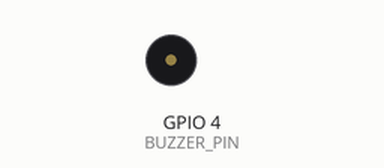
Bench run of a sketch on a simulated ESP32. Parts: buzzer (waves = sounding). What the sketch prints to the serial monitor is not drawn.

Above: at 0.0 s.
At 24.2 s:
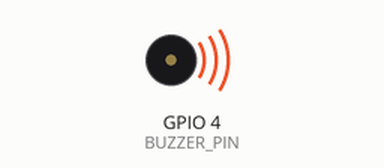
Timing chart, 0 to 26.1 s (numbered marks = the images above):
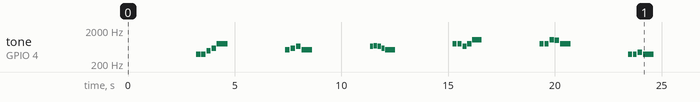

The sketch:

melody_compare.ino
```cpp
/*
  D 完成音 melody 候选对比 sketch（中国人熟悉版）
  =============================================
  烧上去后会依次播放 6 个中国人耳熟能详的旋律开头，每个之间间隔 2 秒。
  串口监视器（115200）同步显示当前在播哪个候选。
  听完告诉我你喜欢哪个编号 → 我换回 claude_status.ino 用那个版本。
  想重新听一遍按板子 RESET。

  接线：蜂鸣器 I/O → GP4，VCC → 3.3V，GND → GND（不变）
*/

#define BUZZER_PIN 4

const int DUTY = 6;

struct Note {
  uint16_t freq;
  uint16_t dur_ms;
  uint16_t gap_ms;
};

// ============ 6 个中国人熟悉的旋律候选 ============

// A. CCTV 新闻联播片头主题（"嗒嗒~ 嗒嗒~"）
//    G G B D5 G5 — 庄重经典，国内 100% 识别度
const Note A[] = {
  {392, 200, 40},   // G4 sol
  {392, 200, 40},   // G4 sol
  {494, 200, 40},   // B4 si
  {587, 200, 40},   // D5 re
  {784, 500, 0},    // G5 高 sol 长尾
};

// B. 两只老虎前 4 音（"两只老虎"）
//    do re mi do — 童谣最经典开头
const Note B[] = {
  {523, 220, 40},   // C5 do
  {587, 220, 40},   // D5 re
  {659, 220, 40},   // E5 mi
  {523, 500, 0},    // C5 do 长尾
};

// C. 天空之城主旋律开头（宫崎骏《天空之城》久石让）
//    mi fa mi re do — 5 音温柔下行
const Note C[] = {
  {659, 150, 30},   // E5 mi
  {698, 150, 30},   // F5 fa
  {659, 150, 30},   // E5 mi
  {587, 150, 30},   // D5 re
  {523, 450, 0},    // C5 do 长尾
};

// D. 西游记片头"登登登"（《敢问路在何方》前奏）
//    sol sol mi sol do↑ — 经典激昂上行
const Note D[] = {
  {784, 200, 30},   // G5 sol
  {784, 200, 30},   // G5 sol
  {659, 200, 30},   // E5 mi
  {784, 200, 30},   // G5 sol
  {1047, 450, 0},   // C6 do↑ 长尾
};

// E. 春节序曲开头（《春节序曲》李焕之）
//    sol sol do↑ si sol — 喜庆春节感
const Note E[] = {
  {784, 200, 40},   // G5 sol
  {784, 200, 40},   // G5 sol
  {1047, 200, 40},  // C6 do↑
  {988, 200, 40},   // B5 si
  {784, 500, 0},    // G5 sol 长尾
};

// F. 生日歌开头 4 音（"祝你 生日 快乐"）
//    sol sol la sol — 全球但中国也耳熟
const Note F[] = {
  {392, 180, 40},   // G4 sol
  {392, 180, 40},   // G4 sol
  {440, 220, 40},   // A4 la
  {392, 500, 0},    // G4 sol 长尾
};

struct Candidate {
  const char* name;
  const Note* notes;
  int count;
};

const Candidate CANDIDATES[] = {
  {"A. CCTV 新闻联播片头（庄重经典）",        A, sizeof(A)/sizeof(Note)},
  {"B. 两只老虎前 4 音（童谣 do-re-mi-do）",   B, sizeof(B)/sizeof(Note)},
  {"C. 天空之城开头（温柔下行 5 音）",         C, sizeof(C)/sizeof(Note)},
  {"D. 西游记片头·登登登（激昂上行）",         D, sizeof(D)/sizeof(Note)},
  {"E. 春节序曲开头（喜庆春节感）",            E, sizeof(E)/sizeof(Note)},
  {"F. 生日歌开头·祝你生日（祝福感）",         F, sizeof(F)/sizeof(Note)},
};

// ============ 蜂鸣器控制 ============

void buzzerOff() {
  ledcDetach(BUZZER_PIN);
  pinMode(BUZZER_PIN, OUTPUT);
  digitalWrite(BUZZER_PIN, HIGH);
}

void playNote(int freq, int dur_ms, int gap_ms) {
  if (freq > 0) {
    ledcAttach(BUZZER_PIN, freq, 8);
    ledcWrite(BUZZER_PIN, DUTY);
  }
  delay(dur_ms);
  buzzerOff();
  delay(gap_ms);
}

void playMelody(const Note* notes, int count) {
  for (int i = 0; i < count; i++) {
    playNote(notes[i].freq, notes[i].dur_ms, notes[i].gap_ms);
  }
}

void setup() {
  Serial.begin(115200);
  delay(500);
  buzzerOff();

  Serial.println("===== D melody 中国人熟悉版 =====");
  Serial.println("听完哪个喜欢，记编号告诉 Claude");
  Serial.println("按 RESET 重听");
  Serial.println();
  delay(1500);

  int total = sizeof(CANDIDATES) / sizeof(Candidate);
  for (int i = 0; i < total; i++) {
    Serial.printf("[%d/%d] %s\n", i + 1, total, CANDIDATES[i].name);
    delay(1200);
    playMelody(CANDIDATES[i].notes, CANDIDATES[i].count);
    delay(1500);
  }

  Serial.println();
  Serial.println("===== 全部播完，按 RESET 重听 =====");
  buzzerOff();
}

void loop() {
  // 空 loop
}
```
